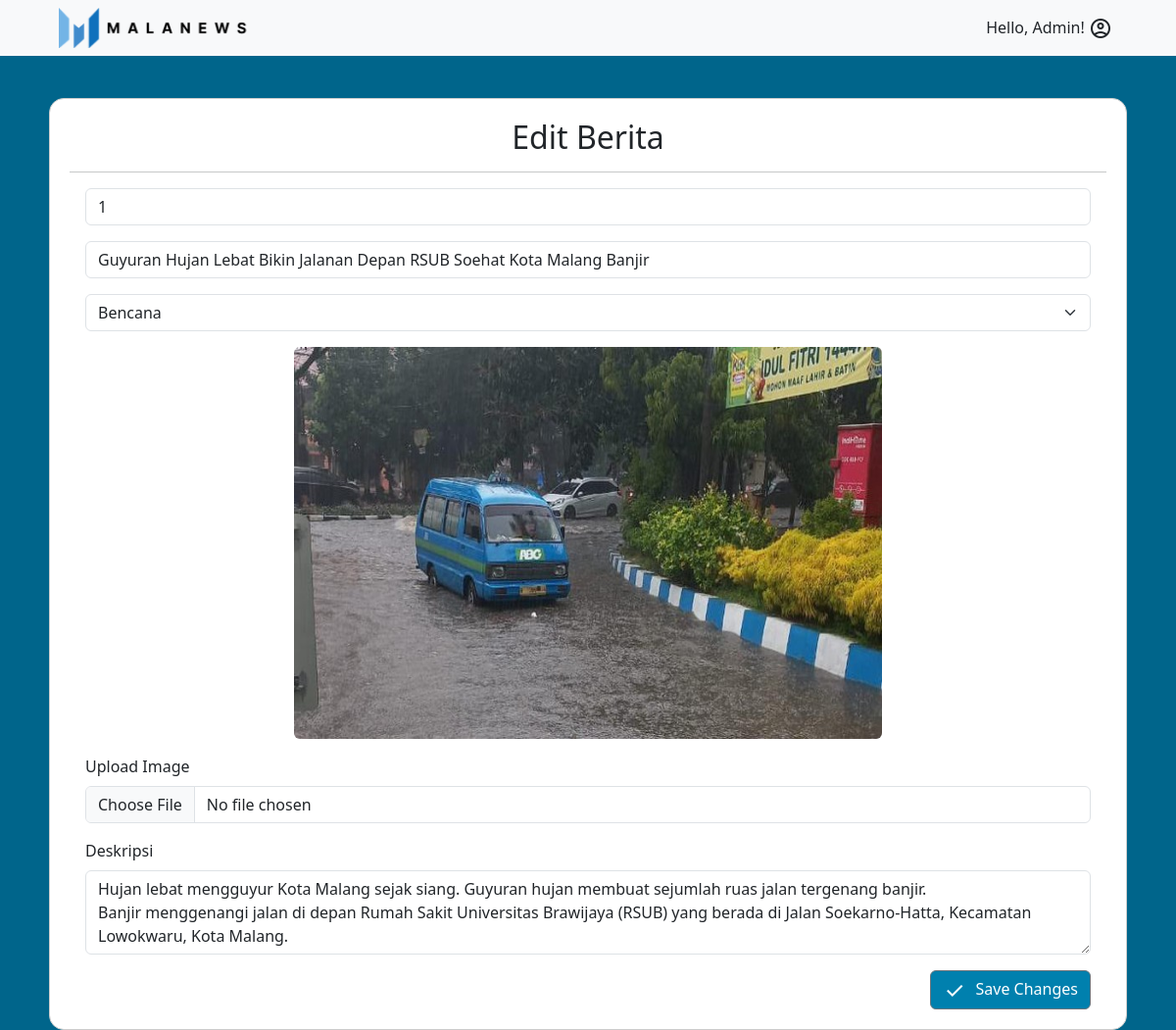
/beritaAction.php?edit=1, run on the app's committed database.
### tables this page shows
CREATE TABLE `news` (
  `id` int(11) NOT NULL,
  `title` varchar(255) NOT NULL,
  `description` varchar(255) NOT NULL,
  `category` varchar(255) NOT NULL,
  `image` varchar(255) NOT NULL,
  `username` varchar(255) NOT NULL
);

### beritaController.php (called while the page is built, shortened)
<?php
  include_once("database.php");
  class beritaController {
    public $model;
    public function __construct() {
      $this->model = new Berita();
    }
    public function viewUpdate($Id) {
      $x = $this->model->getBerita($Id);
      include "edit.php";
    }
  }
?>

### database.php (called while the page is built, shortened)
<?php
    class Berita {
        public function getBerita($Id) {
            require "connection.php";
            $rs = $mysqli->query("SELECT * FROM news WHERE id = '$Id'");
            $x = $rs->fetch_array();
            return $x;
        }
    }
?>

### edit.php (the view, shortened to what this page needs)
<!DOCTYPE html>
<html lang="en">
  <head>
    <link href="https://cdn.jsdelivr.net/npm/bootstrap@5.3.0/dist/css/bootstrap.min.css" rel="stylesheet">
    <link rel="stylesheet" type="text/css" href="admin.css">
    <link rel="stylesheet" type="text/css" href="button.css">
  </head>
  <body>
    <header>
      <nav class="navbar navbar-expand-lg bg-body-tertiary fixed-top">
          <div class="container-fluid">
              <div class="mx-5">
                <img src="Picture/Logo/Small.png" alt="MALANEWS" width="200" height="41">
              </div>
              <div class="me-5">
                <a>Hello, Admin!</a>
                <span class="material-symbols-outlined inline-span">
                </span>
              </div>
            </div>
        </nav>
    </header>
    <main>
        <div class="container">
            <h2 class="center">Edit Berita</h2>
            <hr>
            <form class="mx-3" method="post" action="beritaAction.php" enctype="multipart/form-data">
                <div class="my-3">
                    <input class="form-control" type="text" value="<?php echo $x['id']?>" name="id">
                </div>
                <div class="my-3">
                    <input class="form-control" type="text" value="<?php echo $x['title']?>" name="title">
                </div>
                <select class="form-select my-3" name="category" required>
                    <option value="Bencana"
                        <?php if ($x['title']=='Bencana') {?>selected<?php }?>>Bencana</option>
                </select>
                <img src="<?php echo $x['image'] ?>" class="rounded mx-auto d-block" width="600px" height="400px">
                <div class="my-3">
                    <label for="formFile" class="form-label">Upload Image</label>
                    <input class="form-control" type="file" id="formFile" name="image" required>
                </div>
                <div class="mb-3">
                    <label for="exampleFormControlTextarea1" class="form-label">Deskripsi</label>
                    <textarea class="form-control" id="exampleFormControlTextarea1" rows="3" name="description"><?php echo $x['description']?></textarea>
                </div>
                <div class="d-grid gap-2 d-md-flex justify-content-md-end">
                    <button class="btn btn-secondary" type="submit" name="saveEdit">
                        <span class="material-symbols-outlined inline-span">
                        </span>
                        Save Changes
                    </button>
                </div>
            </form>
        </div>
    </main>
  </body>
</html>

### admin.css (style rules this page uses)
body { background-color: #00658B; }
.container { max-width: 1100px; margin: 0 auto; margin-top: 100px; padding: 20px; border: 1px solid #ccc; border-radius: 15px; background-color: #FFFFFF; }
.center, th, td { text-align: center; }
.inline-span { display: inline-block; vertical-align: middle; margin-right: 5px; }

### button.css (style rules this page uses)
.btn-secondary { background-color: #0080AE; }

### data on the page
news: id "1", title "Guyuran Hujan Lebat Bikin Jalanan Depan RSUB Soehat Kota Malang Banjir", image (picture), description "Hujan lebat mengguyur Kota Malang sejak siang. Guyuran hujan membuat sejumlah ruas jalan tergenang banjir. Banjir menggenangi jalan di depan Rumah Sakit Universitas Brawijaya (RSUB) yang berada di Jalan Soekarno-Hatta, Kecamatan Lowokwaru, Kota Malang."
